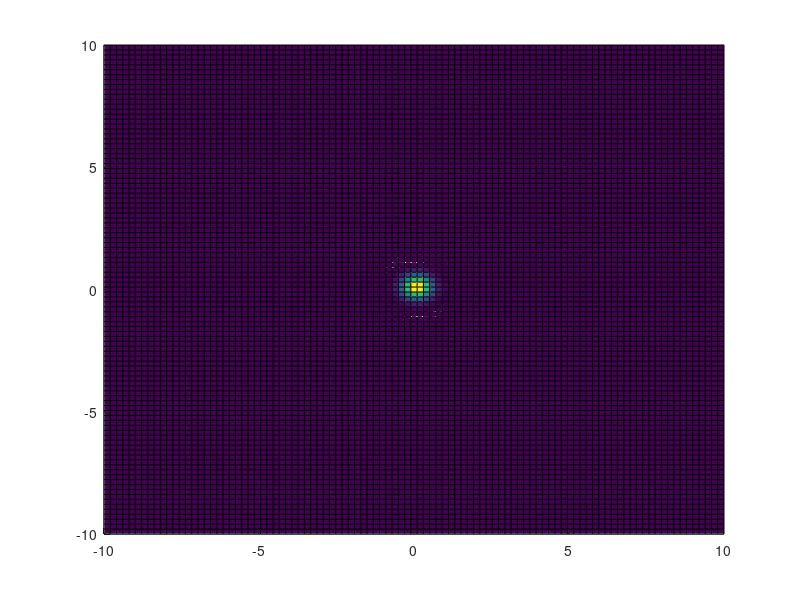

Write the MATLAB code that produced this figure. (Note: this script raises an error after producing the figure.)
clear; close all; clc

addpath('C:\Users\Vaclav\OneDrive\Vaclav\Dokumenty\FJFI\5. rocnik\ROZ\Cvika\Functions')


% % Primka
% mu_1 = [0 0];
% sig_1 = [0.25 0.3; 0.3 1];
% mu_2 = [2 0];
% sig_2 = [0.25 0.3; 0.3 1];

% % Kruznice
% mu_1 = [0 0];
% sig_1 = [4 0; 0 4];
% mu_2 = [0 0];
% sig_2 = [0.1 0; 0 0.1];

% % Hyperbola
% mu_1 = [0 0];
% sig_1 = [1 0; 0 4];
% mu_2 = [-5 0];
% sig_2 = [4 0; 0 1];

% % Rovnobezky
% mu_1 = [0 0];
% sig_1 = [1 0; 0 1];
% mu_2 = [-4 0];
% sig_2 = [4 0; 0 1];

% % Elipsa
% mu_1 = [0 0];
% sig_1 = [0.4 0; 0 0.1];
% mu_2 = [-4 0];
% sig_2 = [4 0; 0 1];

% Kruznice
mu_1 = [0 0];
sig_1 = [0.1 0; 0 0.1];
mu_2 = [-4 0];
sig_2 = [4 0; 0 1];


x_min = -10;
x_max = 10;

y_min = -10;
y_max = 10;

x = linspace(x_min, x_max);
y = linspace(y_min, y_max);

[X,Y] = meshgrid(x,y);
s = size(X);
G_1 = mvnpdf([X(:) Y(:)],mu_1,sig_1);
G_1 = reshape(G_1,s);

G_2 = mvnpdf([X(:) Y(:)],mu_2,sig_2);
G_2 = reshape(G_2,s);

m1 = mu_1';
m2 = mu_2';
f = @(x,y) ([x;y] - m1)'*inv(sig_1)*([x;y] - m1) + log(det(sig_1))...
    - ([x;y] - m2)'*inv(sig_2)*([x;y] - m2) - log(det(sig_1));

C1 = [0,175,0; 0,190,0; 0,205,0; 0,220,0; 0,235,0; 0,250,0]/255;
C2 = [175,0,0; 190,0,0; 205,0,0; 220,0,0; 235,0,0; 250,0,0]/255;


figure;

hold on
h1 = surf(x,y,G_1);
[~,hc1] = contour(x,y,G_1,1);
hc1.ContourZLevel = -1;
colormap(C1);
freezeColors

surf(x,y,G_2)
[~,hc2] = contour(x,y,G_2,1);
hc2.ContourZLevel = -1;
colormap(C2);

h = ezplot(f);
set(h, 'LineStyle', '--','Color','b')

hold off
axis tight
grid on
view(3)




















